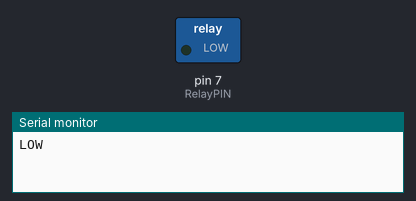
Bench run of a sketch on a simulated Arduino Uno, built with avr-gcc and run on an emulated ATmega328P. Shown: switched loads named in the sketch (green lamp = pin HIGH), the last lines printed to the serial monitor.

Above: at 1.5 s.
At 4.5 s:
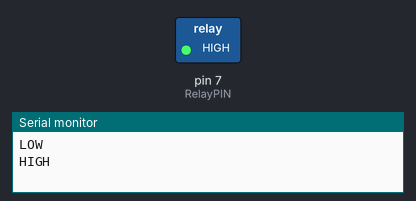
Timing chart, 0 to 7.8 s (numbered marks = the images above):
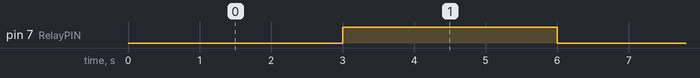

Measured:
- by itself, pin 7 (RelayPIN): alternates HIGH for 3.0 s and LOW for 3.0 s

The sketch:

___.ino
```cpp
byte RelayPIN = 7;

void setup(void)
{
    pinMode( RelayPIN , OUTPUT );
    Serial.begin(9600);
}

void loop(void)
{
    //NO-COM導通
	digitalWrite( RelayPIN , LOW );
	Serial.println("LOW");
	delay(3000);

	//NC-COM導通
	digitalWrite( RelayPIN , HIGH );
	Serial.println("HIGH");
	delay(3000);
}
```
